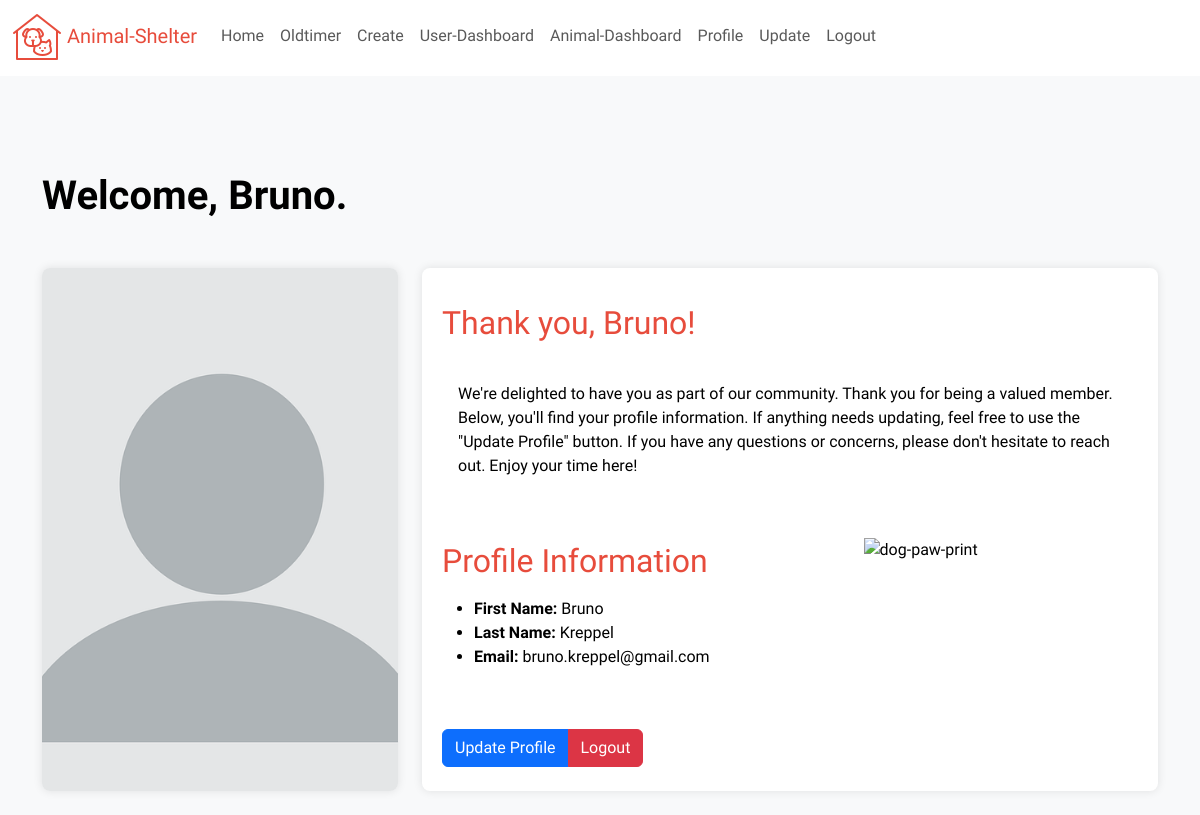
Page /User/profile.php (signed in) on the committed database.
### tables this page shows
CREATE TABLE `user` (
  `user_id` int(11) NOT NULL,
  `first_name` varchar(50) NOT NULL,
  `last_name` varchar(50) NOT NULL,
  `email` varchar(255) NOT NULL,
  `phone_number` varchar(20) NOT NULL,
  `address` varchar(255) NOT NULL,
  `picture_url` varchar(255) NOT NULL,
  `password` varchar(255) NOT NULL,
  `status` varchar(100) NOT NULL
);

### User/profile.php (the view, shortened to what this page needs)
<?php
require_once '../components/db_Connect.php';
$user_id = $_SESSION["user"] ?? $_SESSION["adm"];
$sql = "SELECT * FROM `user` WHERE `user_id` = '$user_id'";
$result = mysqli_query($conn, $sql);
if ($result && mysqli_num_rows($result) === 1) {
    $user = mysqli_fetch_assoc($result);
} else {
    echo "User not found!";
    exit();
}
?>
<!DOCTYPE html>
<html lang="en">
<head>
    <link href="https://cdn.jsdelivr.net/npm/bootstrap@5.3.2/dist/css/bootstrap.min.css" rel="stylesheet">
    <link rel="stylesheet" href="/php/BE20_CR5_BrunoKreppel/style/stylesheet.css">
</head>
<body>
    <?php require_once '../components/navbar.php'; ?>
    <div class="container mt-5 pt-5">
        <div class="row">
        <h1 class="fw-bold mb-5 text-start">Welcome, <?= $user["first_name"] ?>.</h1>
            <div class="col-xl-4 col-lg-12 col-md-12 col-sm-12  mb-4">
                <img src="../assets/<?= $user['picture_url'] ?>" alt="Profile Image" class="profile-img">
            </div>
            <div class="col-xl-8 col-lg-12 col-md-12 col-sm-12  position-relative">
                <div class="profile-section position-relative">
                <div class="pb-5 ">
                       <p><h2>Thank you, <?= $user["first_name"] ?>!</h2></p>
                       <p class="px-3 pt-4"> We're delighted to have you as part of our community. Thank you for being a valued member. Below, you'll find your profile information. If anything needs updating, feel free to use the "Update Profile" button. If you have any questions or concerns, please don't hesitate to reach out. Enjoy your time here!</p>
                       </div>
                    <h2 class="mb-3">Profile Information</h2>
                    <ul>
                        <li><strong>First Name:</strong> <?= $user["first_name"] ?></li>
                        <li><strong>Last Name:</strong> <?= $user["last_name"] ?></li>
                        <li><strong>Email:</strong> <?= $user["email"] ?></li>
                        <img style="position: absolute; left: 60%; bottom: 20%;" width="148" height="148" src="https://img.icons8.com/color/148/dog-paw-print.png" alt="dog-paw-print"/>
</ul>
                    <div class="btn-group position-absolute bottom-0 left-0 mb-4">
                        <a href="/php/BE20_CR5_BrunoKreppel/user/update.php" class="btn btn-primary">Update Profile</a>
                        <a href="/php/BE20_CR5_BrunoKreppel/user/logout.php" class="btn btn-danger">Logout</a>
                    </div>
                </div>
            </div>
        </div>
    </div>
</body>
</html>

### style/stylesheet.css (style rules this page uses)
:root { --primary-color: #F8F9FA; --secondary-color: #f1eeee; --accent-color: #e74c3c; --text-color: #000000; --font:'Bai Jamjuree', sans-serif; }

### User/profile.php (style rules this page uses)
body { font-family: var(--font); background-color: var(--primary-color); color: var(--text-color); }
h2 { color: var(--accent-color); }
.profile-img { max-width: 100%; height: 523px; border-radius: 8px; box-shadow: 0 0 10px rgba(0, 0, 0, 0.1); object-fit: cover; }
.profile-section { background-color: #fff; height: 523px; padding: 20px; border-radius: 8px; box-shadow: 0 0 10px rgba(0, 0, 0, 0.1); min-height: 300px; }

### rows in the picture
user: first_name "Bruno", picture_url (placeholder picture), last_name "Kreppel", email "bruno.kreppel@gmail.com"
